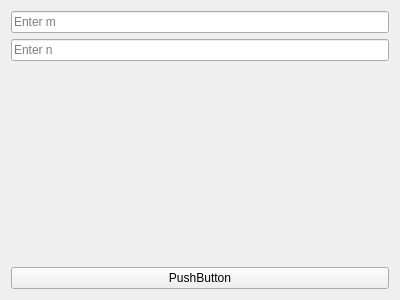
<?xml version="1.0" encoding="UTF-8"?>
<ui version="4.0">
 <class>Task2</class>
 <widget class="QWidget" name="Task2">
  <property name="geometry">
   <rect>
    <x>0</x>
    <y>0</y>
    <width>400</width>
    <height>300</height>
   </rect>
  </property>
  <property name="windowTitle">
   <string>Form</string>
  </property>
  <layout class="QVBoxLayout" name="verticalLayout_2">
   <item>
    <layout class="QVBoxLayout" name="verticalLayout">
     <item>
      <widget class="QLineEdit" name="lineEdit">
       <property name="text">
        <string/>
       </property>
       <property name="placeholderText">
        <string>Enter m</string>
       </property>
      </widget>
     </item>
     <item>
      <widget class="QLineEdit" name="lineEdit_2">
       <property name="text">
        <string/>
       </property>
       <property name="placeholderText">
        <string>Enter n</string>
       </property>
      </widget>
     </item>
     <item>
      <widget class="QLabel" name="label">
       <property name="text">
        <string/>
       </property>
      </widget>
     </item>
     <item>
      <widget class="QPushButton" name="pushButton">
       <property name="text">
        <string>PushButton</string>
       </property>
      </widget>
     </item>
    </layout>
   </item>
  </layout>
 </widget>
 <resources/>
 <connections/>
</ui>
